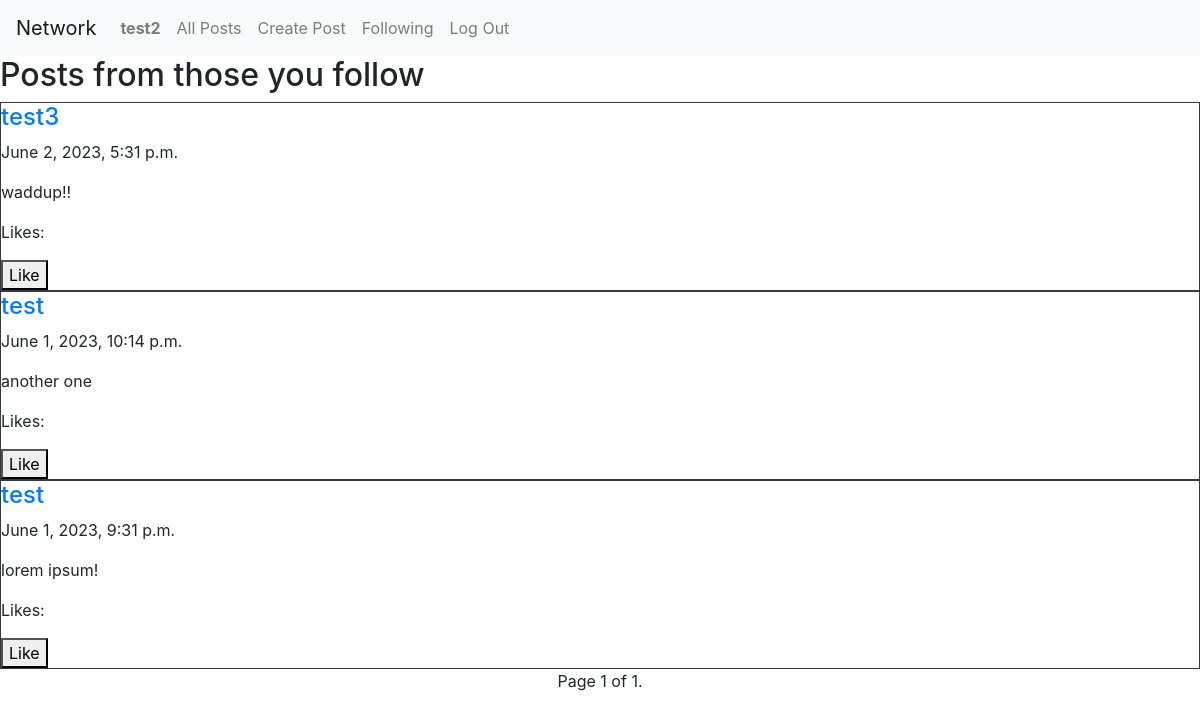
/following (signed in), run on an earlier commit of the app's database.
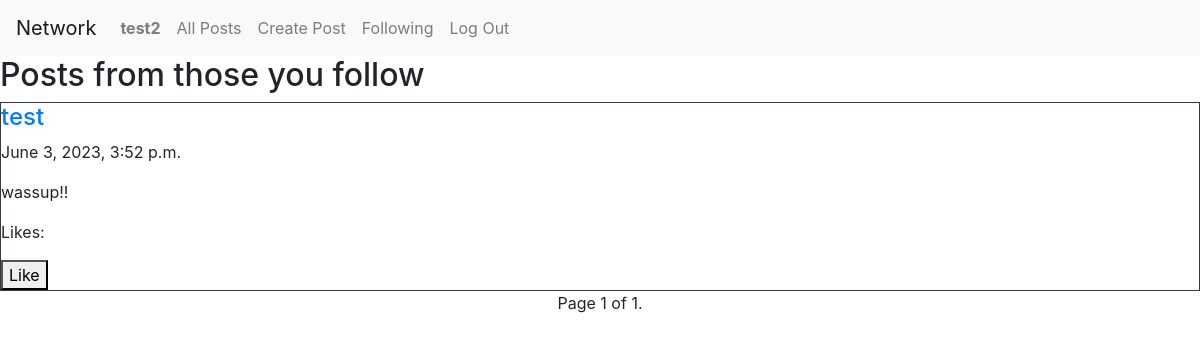
And on a later commit of the database.
### network/models.py (models this page shows, shortened)
class Post(models.Model):
    username = models.ForeignKey(settings.AUTH_USER_MODEL, on_delete=models.CASCADE, related_name="post_user")
    content = models.TextField()
    timestamp = models.DateTimeField()

class User(AbstractUser):
    pass

### network/views.py (the view)
# urls.py: path("following", views.following, name="following"),
@login_required
def following(request):
    followlist = Following.objects.filter(following_user=request.user).values_list('followed_user')
    posts = Post.objects.filter(username__in=followlist).all().order_by('-timestamp')
    page = paginate(posts, request)
    return render(request, "network/following.html", {
        "posts": page
    })

### network/views.py (called while the page is built)
def paginate(content, request):
    paged = Paginator(content, 10)
    page_number = request.GET.get("page")
    return paged.get_page(page_number)

### network/templates/network/following.html (shortened to what this page needs)
{% extends "network/layout.html" %}
{% block body %}
<h2>Posts from those you follow</h2>
    {% for post in posts %}
        <div class="border border-dark post-div" id="{{ post.id }}">
            <a href="{% url 'profile' post.username %}"><h4>{{ post.username }}</h4></a>
            <p class="timestamp">{{ post.timestamp }}</p>
            <p class="content">{{ post.content }}</p>
            <p>Likes: </p>
            {% if user.is_authenticated %}
            <button class="like">Like</button>
            {% endif %}
        </div>
    {% endfor %}
    <div class="pagination d-flex justify-content-center">
        <span class="step-links">
            <span class="current">
                Page {{ posts.number }} of {{ posts.paginator.num_pages }}.
            </span>
        </span>
    </div>
{% endblock %}

What changed in the data, as far as the page shows it:
removed Post: username "test3", timestamp "June 2, 2023, 5:31 p.m.", content "waddup!!"
removed Post: username "test", timestamp "June 1, 2023, 10:14 p.m.", content "another one"
removed Post: username "test", timestamp "June 1, 2023, 9:31 p.m.", content "lorem ipsum!"
added Post: username "test", timestamp "June 3, 2023, 3:52 p.m.", content "wassup!!"
